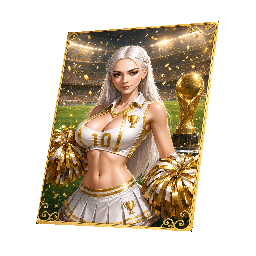
#> input picture KB/产出-本地化与美术/X3/世界杯纪念卡/WC_MemorialCard_256_梯形.png, 256 x 256 px, found by its file name
$ python '_cmp_梯形.py'
#> lines starting #> are read from the running program, lines starting #| are printed output that depends on the picture
# -*- coding: utf-8 -*-
"""对比:梯形warp新版 / 历史76 / 历史1 / 旧斜放版FINAL。棋盘格底。"""
from PIL import Image, ImageDraw
items = [
 ("梯形warp新", r"C:\ADHD_agent\KB\产出-本地化与美术\X3\世界杯纪念卡\WC_MemorialCard_256_梯形.png"),
 ("历史76", r"C:\x3-project\client\Assets\Res\UI\Spirits\ItemIcons\icon_card_image_76.png"),
 ("历史1", r"C:\x3-project\client\Assets\Res\UI\Spirits\ItemIcons\icon_card_image_1.png"),
 ("旧斜放FINAL", r"C:\ADHD_agent\KB\产出-本地化与美术\X3\世界杯纪念卡\WC_MemorialCard_Aerisia_FINAL.png"),
]
cell = 300; pad = 10; lab = 20
W = len(items)*(cell+pad)+pad; H = cell+lab+pad*2
sheet = Image.new("RGB", (W, H), (235, 235, 235)); d = ImageDraw.Draw(sheet)
#> after `sheet = Image.new('RGB', (W, H), (235, 235, 235))`: sheet: PIL image 1250x340 RGB; every value is 235
for i, (n, p) in enumerate(items):
    im = Image.open(p).convert("RGBA")
#> im is the input picture: PIL image 256x256 RGBA; mean R, G, B, A 78.9, 64.8, 45, 119.6
    bb = im.split()[3].getbbox(); w, hh = bb[2]-bb[0], bb[3]-bb[1]
#> after `bb = im.split()[3].getbbox()`: bb = (36, 21, 219, 232)
#> after `w, hh = (bb[2] - bb[0], bb[3] - bb[1])`: w = 183; hh = 211
    im = im.resize((cell, cell))
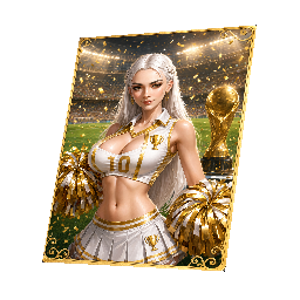
#> im: PIL image 300x300 RGBA; mean R, G, B, A 75.3, 62, 43.4, 119.6; transparent parts drawn white
    bg = Image.new("RGBA", (cell, cell), (255, 255, 255, 255))
#> bg: PIL image 300x300 RGBA; every value is 255
    for yy in range(0, cell, 20):
        for xx in range(0, cell, 20):
            if (xx//20+yy//20) % 2: bg.paste((205, 205, 205, 255), (xx, yy, xx+20, yy+20))
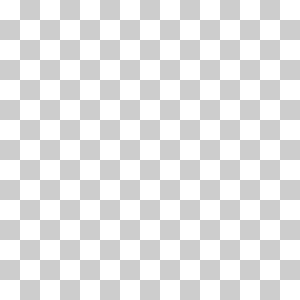
#> bg: PIL image 300x300 RGBA; mean R, G, B, A 230.1, 230.1, 230.1, 255
    bg.alpha_composite(im)
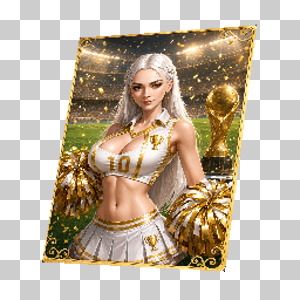
#> bg: PIL image 300x300 RGBA; mean R, G, B, A 196.2, 183.1, 165.1, 255
    x = pad+i*(cell+pad); y = pad+lab
    sheet.paste(bg.convert("RGB"), (x, y))
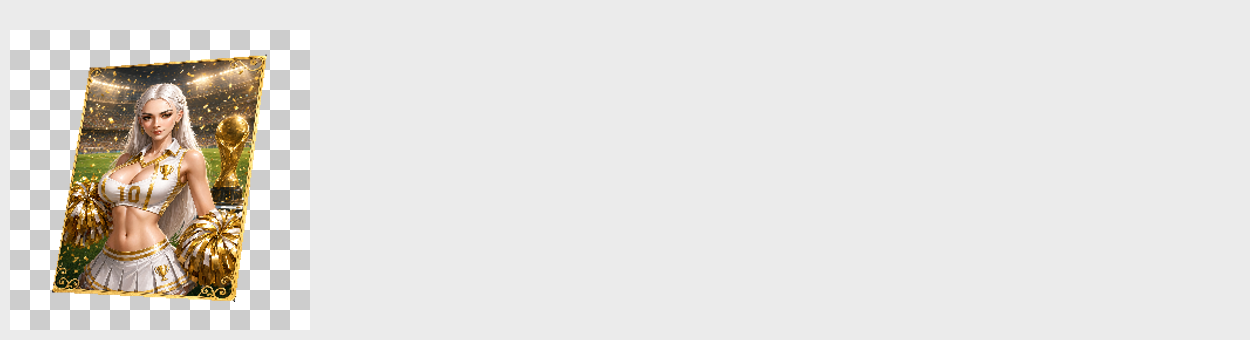
#> sheet: PIL image 1250x340 RGB; mean R, G, B 226.8, 224, 220.2
#> (the run stopped early here; a loop or call above may not have finished)
